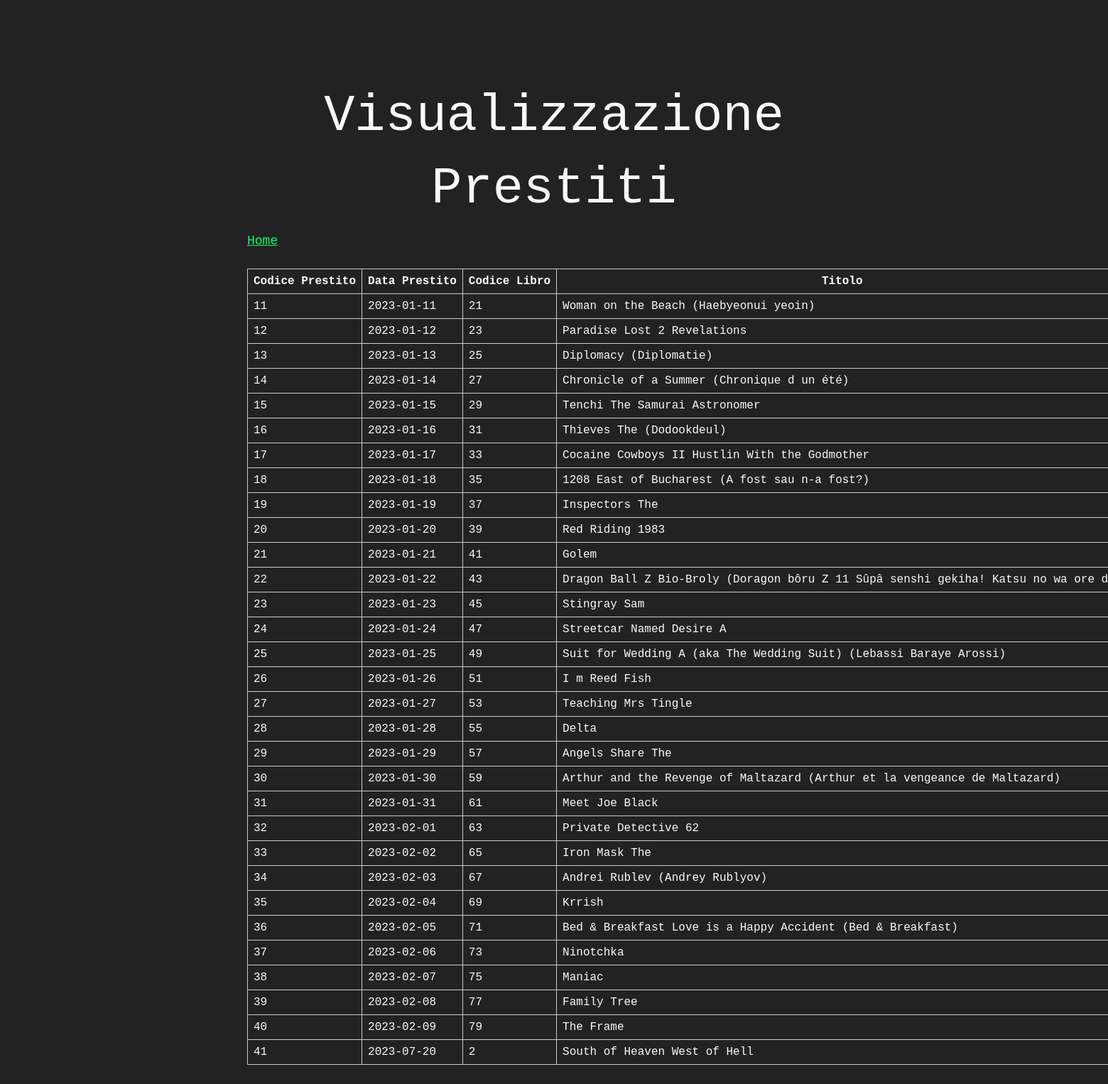
/php/VPrestito.php, run on the app's committed database.
### tables this page shows
CREATE TABLE PRESTITO(
COD_PRESTITO INTEGER NOT NULL AUTO_INCREMENT,
DATA_PRESTITO DATE NOT NULL,
MATRICOLA INTEGER NOT NULL,
COD_LIBRO INTEGER NOT NULL,
PRIMARY KEY (COD_PRESTITO),
UNIQUE (COD_PRESTITO),
FOREIGN KEY (MATRICOLA) REFERENCES UTENTE(MATRICOLA),
FOREIGN KEY (COD_LIBRO) REFERENCES LIBRO(COD_LIBRO)
);

CREATE TABLE LIBRO(
COD_LIBRO INTEGER NOT NULL AUTO_INCREMENT,
TITOLO VARCHAR(100),
ISBN VARCHAR(100) NOT NULL,
LINGUA VARCHAR(100) NOT NULL,
ANNO_PUB INTEGER NOT NULL,
COD_SUC INTEGER NOT NULL,
PRIMARY KEY (COD_LIBRO),
UNIQUE (COD_LIBRO),
FOREIGN KEY (COD_SUC) REFERENCES SUCCURSALE(COD_SUC)
);

### php/VPrestito.php (the view, shortened to what this page needs)
<html>
    <head>
        <link rel="stylesheet" href="../css/retro.css">
        <link rel="stylesheet" href="../css/mycss.css">
    </head>
    <body>
        <h1>Visualizzazione Prestiti</h1>
        <a href="../index.html">Home</a>
        <br><br>
        <table>
            <tr>
                <th>Codice Prestito</th>
                <th>Data Prestito</th>
                <th>Codice Libro</th>
                <th>Titolo</th>
            </tr>
            <?php
            include_once("connessione.php");
            try{
                $sql = "SELECT COD_PRESTITO, DATA_PRESTITO, PRESTITO.COD_LIBRO, TITOLO, PRESTITO.MATRICOLA, NOME, COGNOME
                FROM ((PRESTITO
                INNER JOIN UTENTE ON PRESTITO.MATRICOLA=UTENTE.MATRICOLA)
                INNER JOIN LIBRO ON PRESTITO.COD_LIBRO = LIBRO.COD_LIBRO)";
                $query=mysqli_query($link,$sql);
            }catch (mysqli_sql_exception $e) {
                echo("Errore per la visualizzazione dei prestiti: " . $e->getMessage() . "<br>");
            }
            $PRESTITO = array();
            $i=0;
            while($row= mysqli_fetch_array($query)){
                $PRESTITO[$i]= $row;
                $i++;
            }
            foreach($PRESTITO as $pre):
            echo "<tr>";
            echo "<td>".$pre[0]."</td>";
            echo "<td>".$pre[1]."</td>";
            echo "<td>".$pre[2]."</td>";
            echo "<td>".$pre[3]."</td>";
            echo "</tr>";
            endforeach;
            ?>
        </table>
    </body>
</html>

### css/retro.css (style rules this page uses)
a, a:visited { color: #01ff70; }
html { font-size: 12px; }
@media screen and (min-width: 48rem) { html { font-size: 16px; } }
body { line-height: 1.85; }
h1, .retro-h1, h2, .retro-h2, h3, .retro-h3, h4, .retro-h4 { margin: 1.414rem 0 .5rem; font-weight: inherit; line-height: 1.42; }
h1, .retro-h1 { margin-top: 0; font-size: 3.998rem; }
html, body { background-color: #222; min-height: 100%; }
html { font-size: 18px; }
body { color: #fafafa; font-family: "Courier New"; line-height: 1.45; margin: 6rem auto 1rem; max-width: 48rem; padding: .25rem; }

### css/mycss.css (style rules this page uses)
h1 { text-align: center; }
table { table-layout: auto; width: auto; max-width: 100%; border-collapse: collapse; }
td, th { padding: 8px; border: 1px solid #ccc; white-space: nowrap; overflow: hidden; text-overflow: ellipsis; }

### data on the page
prestito: COD_PRESTITO "11", DATA_PRESTITO "2023-01-11", COD_LIBRO "21", COD_LIBRO.TITOLO "Woman on the Beach (Haebyeonui yeoin)"
prestito: COD_PRESTITO "12", DATA_PRESTITO "2023-01-12", COD_LIBRO "23", COD_LIBRO.TITOLO "Paradise Lost 2 Revelations"
prestito: COD_PRESTITO "13", DATA_PRESTITO "2023-01-13", COD_LIBRO "25", COD_LIBRO.TITOLO "Diplomacy (Diplomatie)"
prestito: COD_PRESTITO "14", DATA_PRESTITO "2023-01-14", COD_LIBRO "27", COD_LIBRO.TITOLO "Chronicle of a Summer (Chronique d un été)"
prestito: COD_PRESTITO "15", DATA_PRESTITO "2023-01-15", COD_LIBRO "29", COD_LIBRO.TITOLO "Tenchi The Samurai Astronomer"
prestito: COD_PRESTITO "16", DATA_PRESTITO "2023-01-16", COD_LIBRO "31", COD_LIBRO.TITOLO "Thieves The (Dodookdeul)"
prestito: COD_PRESTITO "17", DATA_PRESTITO "2023-01-17", COD_LIBRO "33", COD_LIBRO.TITOLO "Cocaine Cowboys II Hustlin With the Godmother"
prestito: COD_PRESTITO "18", DATA_PRESTITO "2023-01-18", COD_LIBRO "35", COD_LIBRO.TITOLO "1208 East of Bucharest (A fost sau n-a fost?)"
prestito: COD_PRESTITO "19", DATA_PRESTITO "2023-01-19", COD_LIBRO "37", COD_LIBRO.TITOLO "Inspectors The"
prestito: COD_PRESTITO "20", DATA_PRESTITO "2023-01-20", COD_LIBRO "39", COD_LIBRO.TITOLO "Red Riding 1983"
prestito: COD_PRESTITO "21", DATA_PRESTITO "2023-01-21", COD_LIBRO "41", COD_LIBRO.TITOLO "Golem"
prestito: COD_PRESTITO "22", DATA_PRESTITO "2023-01-22", COD_LIBRO "43", COD_LIBRO.TITOLO "Dragon Ball Z Bio-Broly (Doragon bôru Z 11 Sûpâ senshi gekiha! Katsu no wa ore…"
prestito: COD_PRESTITO "23", DATA_PRESTITO "2023-01-23", COD_LIBRO "45", COD_LIBRO.TITOLO "Stingray Sam"
prestito: COD_PRESTITO "24", DATA_PRESTITO "2023-01-24", COD_LIBRO "47", COD_LIBRO.TITOLO "Streetcar Named Desire A"
prestito: COD_PRESTITO "25", DATA_PRESTITO "2023-01-25", COD_LIBRO "49", COD_LIBRO.TITOLO "Suit for Wedding A (aka The Wedding Suit) (Lebassi Baraye Arossi)"
prestito: COD_PRESTITO "26", DATA_PRESTITO "2023-01-26", COD_LIBRO "51", COD_LIBRO.TITOLO "I m Reed Fish"
prestito: COD_PRESTITO "27", DATA_PRESTITO "2023-01-27", COD_LIBRO "53", COD_LIBRO.TITOLO "Teaching Mrs Tingle"
prestito: COD_PRESTITO "28", DATA_PRESTITO "2023-01-28", COD_LIBRO "55", COD_LIBRO.TITOLO "Delta"
prestito: COD_PRESTITO "29", DATA_PRESTITO "2023-01-29", COD_LIBRO "57", COD_LIBRO.TITOLO "Angels Share The"
prestito: COD_PRESTITO "30", DATA_PRESTITO "2023-01-30", COD_LIBRO "59", COD_LIBRO.TITOLO "Arthur and the Revenge of Maltazard (Arthur et la vengeance de Maltazard)"
prestito: COD_PRESTITO "31", DATA_PRESTITO "2023-01-31", COD_LIBRO "61", COD_LIBRO.TITOLO "Meet Joe Black"
prestito: COD_PRESTITO "32", DATA_PRESTITO "2023-02-01", COD_LIBRO "63", COD_LIBRO.TITOLO "Private Detective 62"
prestito: COD_PRESTITO "33", DATA_PRESTITO "2023-02-02", COD_LIBRO "65", COD_LIBRO.TITOLO "Iron Mask The"
prestito: COD_PRESTITO "34", DATA_PRESTITO "2023-02-03", COD_LIBRO "67", COD_LIBRO.TITOLO "Andrei Rublev (Andrey Rublyov)"
prestito: COD_PRESTITO "35", DATA_PRESTITO "2023-02-04", COD_LIBRO "69", COD_LIBRO.TITOLO "Krrish"
prestito: COD_PRESTITO "36", DATA_PRESTITO "2023-02-05", COD_LIBRO "71", COD_LIBRO.TITOLO "Bed & Breakfast Love is a Happy Accident (Bed & Breakfast)"
prestito: COD_PRESTITO "37", DATA_PRESTITO "2023-02-06", COD_LIBRO "73", COD_LIBRO.TITOLO "Ninotchka"
prestito: COD_PRESTITO "38", DATA_PRESTITO "2023-02-07", COD_LIBRO "75", COD_LIBRO.TITOLO "Maniac"
prestito: COD_PRESTITO "39", DATA_PRESTITO "2023-02-08", COD_LIBRO "77", COD_LIBRO.TITOLO "Family Tree"
prestito: COD_PRESTITO "40", DATA_PRESTITO "2023-02-09", COD_LIBRO "79", COD_LIBRO.TITOLO "The Frame"
prestito: COD_PRESTITO "41", DATA_PRESTITO "2023-07-20", COD_LIBRO "2", COD_LIBRO.TITOLO "South of Heaven West of Hell"
